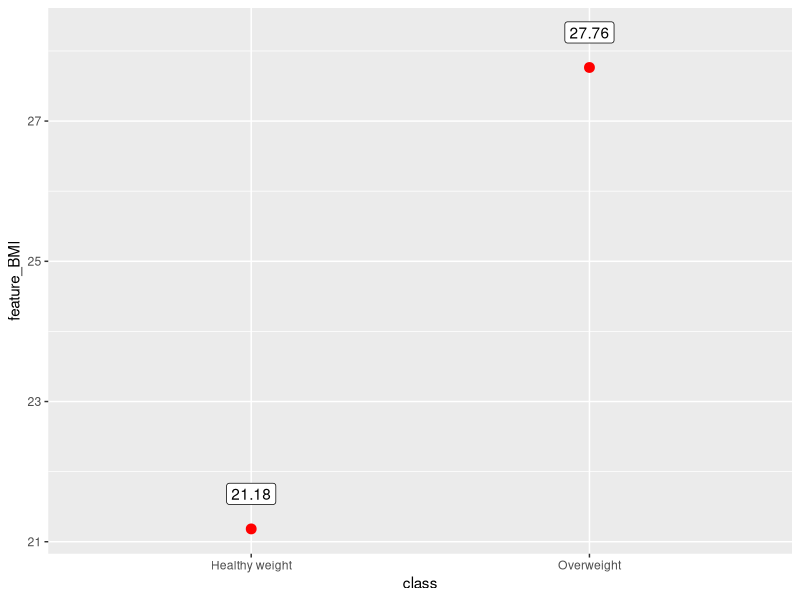
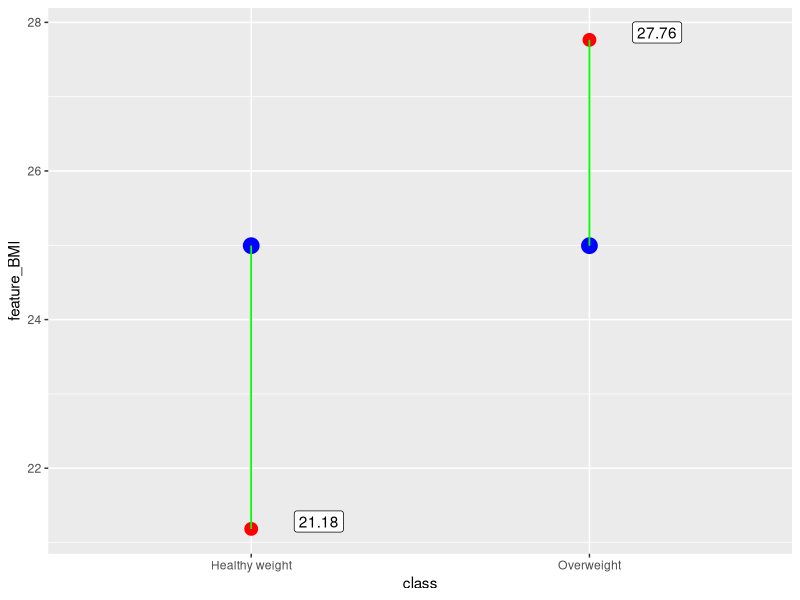
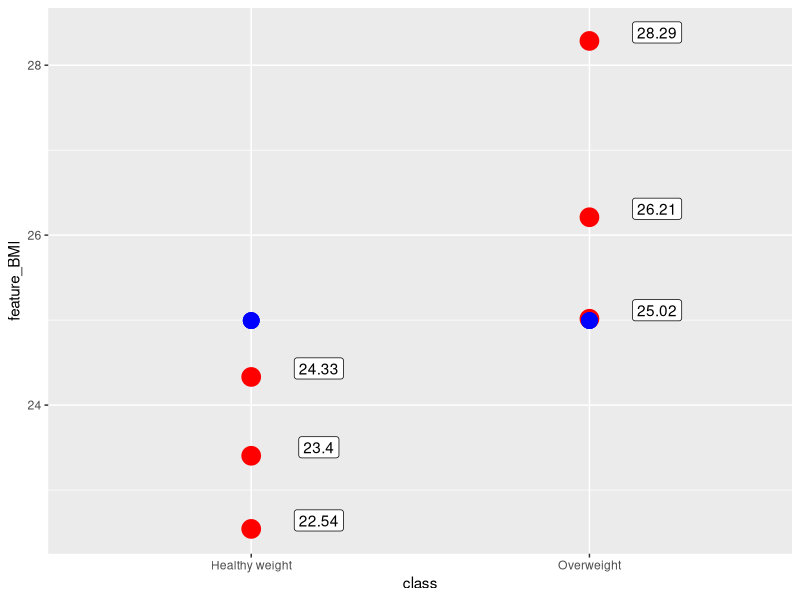
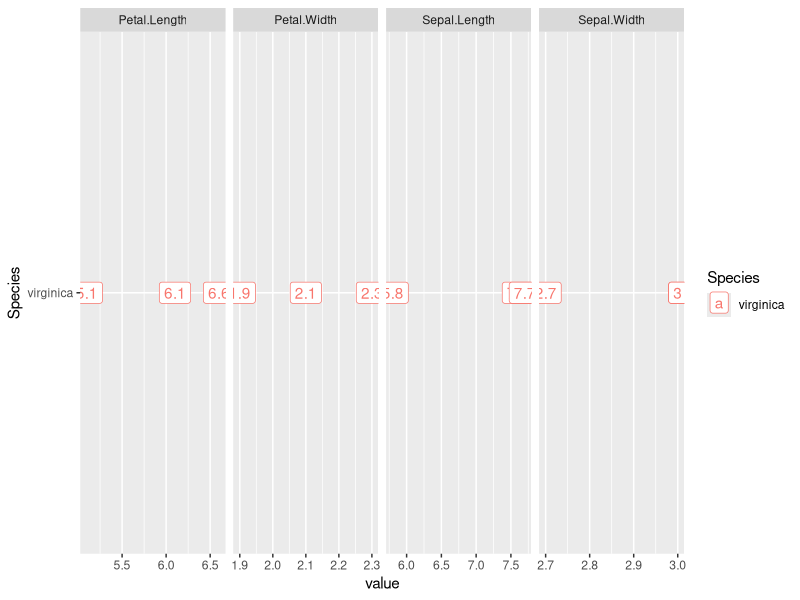

Here is the R script that generated these plots, in order: (Note: this script raises an error after producing the figures.)
library(dplyr)
library(tibble)
library(ggplot2)
library(tidyr)
n<-1000
sample_1<-tibble( x1=rnorm(n,10,2),
                  x2=runif(n, min = 100, max = 200) , 
                  x3=rexp(n,0.1) , 
                  x4=sample(0:1,n,replace = TRUE) , 
                  x5=rchisq(n, 5, ncp = 50) ,
                  x6=log( rnorm(n,10,2) ) )

glimpse(sample_1)

#######################  PART_1
# knn is example of supervised , classification technique


#  To initiate knn the follwong action shoul be taken:
#  Data inspection and normalisation
#  Splitin data into training and testing datasets
#  Fitting the model to training data
#  Evaluate perfomance on test data
#  Model tuning , specifically, for knn, determining optimal values of k

# knn is extremely powerfull when applied
# to homogenous data, speficically,
# it is suited very well to numerical features

# General routone for knn is the following:
## ?

#  Now how to measure similary of instances or records
#  Traditionally euclidian distance us applied

# assume 2 dimentional space with 2 poins

sample_2<-data.frame(  feature_BMI=c( runif(1,18.5,24.9),
                                      runif(1, 25.0,29.9)),
                       class=c( "Healthy weight","Overweight" ),
                       row.names=c("inst_1  ","inst_2  ")   )


ggplot(data=sample_2,aes(y= feature_BMI ,x=class))+
  geom_point(col="red",cex=3)+
  geom_label(aes(label=round(feature_BMI,2)  ),nudge_y = 0.5 )


# Now assume , we need to decide , to which instance 
# we should assign new point , should it belong to 
# Forst or second class

set.seed(3211)
new_point<-runif(1,18.5,29.9)

ggplot(data=sample_2,aes(y= feature_BMI ,x=class))+
  geom_point(col="red",cex=4)+
  geom_label(aes(label=round(feature_BMI,2)  ),nudge_y = 0.1,nudge_x=0.2 )+
  geom_point(col="red")+geom_point(aes(y=new_point),col="blue",cex=5) +
  geom_segment(x="Healthy weight",y=new_point,xend = "Healthy weight", yend = sample_2$feature_BMI[1],
               color="green")+
  geom_segment(x="Overweight",y=new_point,xend = "Overweight", yend = sample_2$feature_BMI[2],
               color="green")




tibble::glimpse(sample_2)
sample_2

# lest estimate Euclidian Distance between 2 poins, we have only 1 instance
#per feature , threfore we would check knn where k in one 

dist_1<- sqrt( (new_point-sample_2$feature_BMI[1])^2 )
dist_2<- sqrt( (new_point-sample_2$feature_BMI[2])^2 )

sample_2["Eu_Dist"]<-c(dist_1 ,dist_2 )


sample_2<-sample_2 %>% mutate(Eu_Dist=sqrt( (new_point-feature_BMI)^2 ))

# now lets add new record

sample_2<-sample_2 %>% dplyr::bind_rows( tibble(feature_BMI=new_point,class=NA,Eu_Dist=NA) )
sample_2$class[3]<-"Healthy weight"
sample_2$class[3]<-sample_2$class[ which.min(sample_2$Eu_Dist) ]


class::knn( sample_2[c(1,2),1],new_point,sample_2[c(1,2),2],k=1, prob=TRUE )

#######################  PART_2

sample_3<-data.frame(  feature_BMI=c( runif(3,18.5,24.9),
                                      runif(3, 25.0,29.9)),
                       class=c( rep("Healthy weight",3),rep("Overweight",3) ) )


ggplot(data=sample_3,aes(y= feature_BMI ,x=class))+
  geom_point(col="red",cex=6)+
  geom_label(aes(label=round(feature_BMI,2)  ),nudge_y = 0.1,nudge_x=0.2 )+
  geom_point(col="red")+geom_point(aes(y=new_point),col="blue",cex=5) 

sample_3<-sample_3 %>% mutate(Eu_Dist=sqrt( (new_point-feature_BMI)^2 ))

# Assume that k equals 3 , threrefore we need to choode free nearest neighbours

sample_3 <-sample_3 %>% arrange(Eu_Dist) %>% slice(1:3)

prop.table( table(sample_3$class) )

class::knn( sample_3[,1],new_point,sample_3[,2],k=3, prob=TRUE )




                    ##### PART 3

sample_4<-iris
View(sample_4)


# in this example there are 4 features which describe plant
# out target class is species column 

# lets draw single row we would like to preddict

loc<-sample(1:nrow(sample_4),1 )
test_row_1<-sample_4[ loc   ,  ]

train_row<-sample_4[ -loc   ,  ]

# what classes are available 
sample_4$Species %>% unique()

# in previous example we had only 1 feature 
# here are 4 features which all should be part
# of equation 

# lest fraw 4 graphs, 1 graph per feature where each graph contains
# 1 point from test set and 1 form training set

loc<-sample(1:nrow(train_row),2 )
train_row_2<-train_row[loc,]

# 
train_row_2
test_row_1

# here we have 2 instances from taining set and 
# we need to decide which is closer in terms of 
#euclidian distance to test_row_1

# we need to bind data into tibble to visualise data
# this transformation i srequired 
# to apply ggplot with facets
gg_train<-train_row_2 %>% pivot_longer(Sepal.Length:Petal.Width ,
                             names_to="Feature")
gg_test<-test_row_1 %>% pivot_longer(Sepal.Length:Petal.Width ,
                                       names_to="Feature") %>%
                     mutate(C="Unknown")  

gg_in<-bind_rows(gg_train,gg_test)
ggplot(data=gg_in,aes(y=Species,x=value))+ 
    geom_point(aes(col= Species),cex=3)+
    geom_label(aes(label=round(value,2),color=Species )   ) + 
    facet_grid(~Feature, scales="free_x") 
   


train_row_2[,-5]-test_row_1[ c(1,1),-5 ]

(train_row_2[,-5]-test_row_1[ c(1,1),-5 ])^2

Eu_Dist=rowSums( (train_row_2[,-5]-test_row_1[ c(1,1),-5 ])^2 ) %>% sqrt()

train_row_2<- train_row_2 %>% 
              mutate(Eu_Dist=Eu_Dist) %>%
              arrange(Eu_Dist)

knn( train=train_row_2[,-5],
            test=test_row_1[ ,-5 ],
            cl=train_row_2[,5],
            prob=TRUE)


### Lets apply knn to each onbservation 


loc<-sample(1:nrow(sample_4),20 )
test_set<-sample_4[ loc   ,  ]
train_set<-sample_4[ -loc   ,  ]

m1_knn<-knn( train=train_set[,-5],
     test=test_set[ ,-5 ],
     cl=train_set[,5], k=3,
     prob=TRUE)

sum(m1_knn==test_set[ ,5 ])/ length(test_set[ ,5 ])



